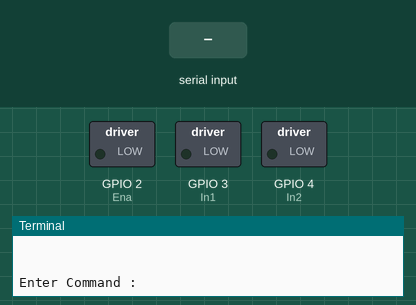
Recording of a program running on a simulated Raspberry Pi (BCM pin numbers). Shown: switched loads named in the program (green lamp = pin HIGH), the last lines printed to the terminal. The test bench sets the inputs (shaded band).

Above: at 1.2 s.
1.3 s: "w" typed at the terminal, then Enter
At 2.5 s:
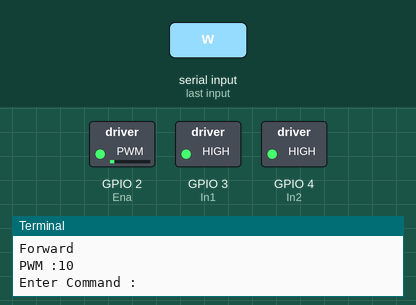
2.8 s: "a" typed at the terminal, then Enter
At 3.8 s:
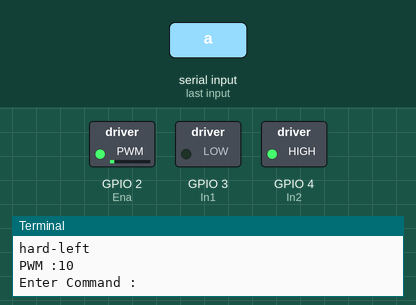
4.3 s: "d" typed at the terminal, then Enter
At 5.0 s:
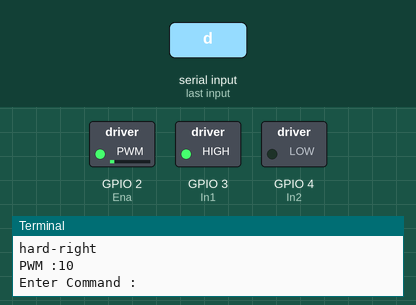
5.8 s: "1" typed at the terminal, then Enter
At 6.1 s:
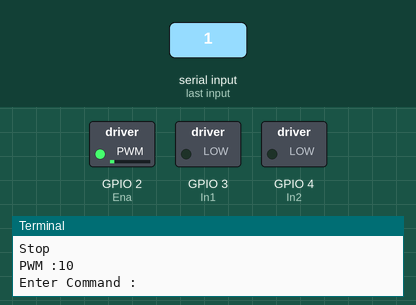
Timing chart, 0 to 8.3 s (numbered marks = the images above; inputs shaded):
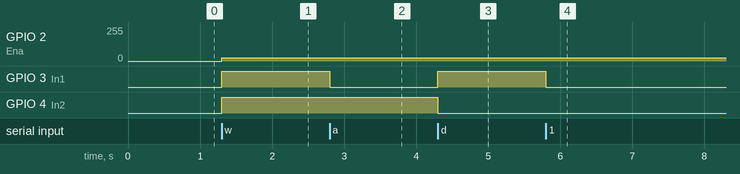

The program:

motor_code_enter_choice_fixed_pwm.py
```python
#!/usr/bin/python3
import RPi.GPIO as GPIO
import time

GPIO.setmode(GPIO.BCM)
GPIO.setwarnings(False)
Ena,In1,In2 = 2,3,4
GPIO.setup(Ena,GPIO.OUT)
GPIO.setup(In1,GPIO.OUT)
GPIO.setup(In2,GPIO.OUT)
pwm = GPIO.PWM(Ena,100)
pwm.start(0)
PWM_VAL = 10

msg = """
Motor Code for AAIBOT 2022 :
Press the required key and press enter to execute commad!
---------------------------
Moving around:
        w
   a    s    d

"""
def forward():
        GPIO.output(In2,GPIO.HIGH)
        print("In2 : 1")
        GPIO.output(In1,GPIO.HIGH)
        print("In1 : 1")
        print("Forward")

def hard_left():
        GPIO.output(In2,GPIO.HIGH)
        print("In2 : 1")
        GPIO.output(In1,GPIO.LOW)
        print("In1 : 0")
        print("hard-left")


def hard_right():
        GPIO.output(In2,GPIO.LOW)
        print("In2 : 0")
        GPIO.output(In1,GPIO.HIGH)
        print("In1 : 1")
        print("hard-right")

def stop():
        GPIO.output(In1,GPIO.LOW)
        GPIO.output(In2,GPIO.LOW)
        print("In1 : 0")
        print("In2 : 0")
        print("Stop")

print(msg)
while True:
        #print('Loop Running')
        # Insert the function to set direction
        choice = input("Enter Command :  ")
        if(choice =='w'):
                forward()
        elif(choice=='a'):
                hard_left()
        elif(choice=='d'):
                hard_right()
        else:
                stop()
        pwm.ChangeDutyCycle(10)
        print(f"PWM :{PWM_VAL} ")
```

Measured:
- after the input at 1.3 s, GPIO 2 (Ena): 0/255 → 26/255 at once; GPIO 3 (In1), GPIO 4 (In2): LOW → HIGH at once
- after the input at 2.8 s, GPIO 3 (In1): HIGH → LOW at once
- after the input at 4.3 s, GPIO 3 (In1): LOW → HIGH at once; GPIO 4 (In2): HIGH → LOW at once
- after the input at 5.8 s, GPIO 3 (In1): HIGH → LOW at once
